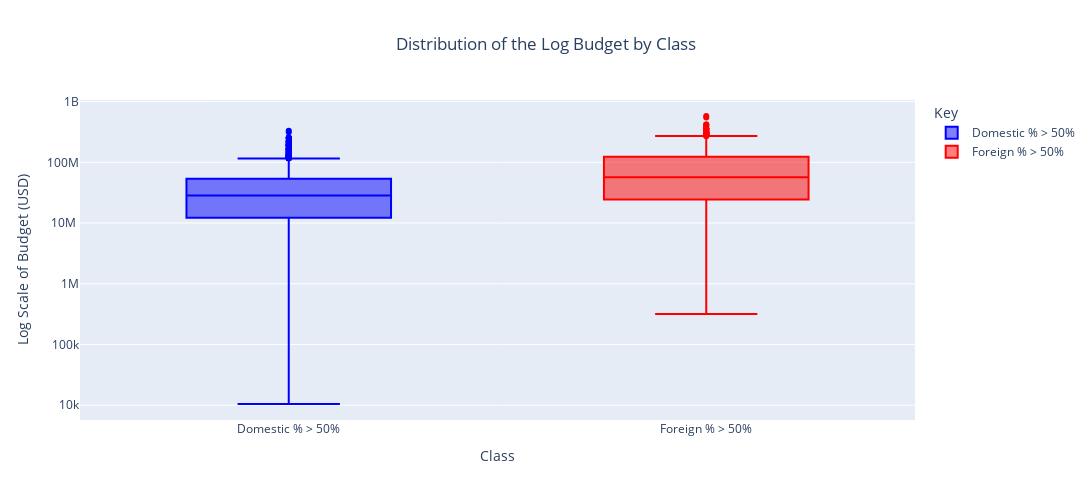

The notebook cell this image was saved under:
### Markdown cell above
### Budget

### Code cell
df_budget = df.copy(deep=True)

df_budget['Foreign_higher'] = df.copy(deep=True)['Foreign_higher'].replace({
    0: "Domestic % > 50%",
    1: "Foreign % > 50%"
})

fig_box_budget = create_box_plot(df, 'Budget(USD)_Inflated', 'Budget (USD)', 'the Log Budget', log= True)
fig_box_budget.show()

### Figure 1 — Plotly figure (JSON) as saved in the notebook; plotly's stock layout.template omitted (floating-point values rounded to 4 significant figures; data arrays with more than 128 entries replaced by an {"elided": "..."} marker saying what was removed)
{"data": [{"alignmentgroup": "True", "hovertemplate": "Foreign_higher=%{x}<br>Budget(USD)_Inflated=%{y}<extra></extra>", "legendgroup": "Domestic % > 50%", "marker": {"color": "blue"}, "name": "Domestic % > 50%", "notched": false, "offsetgroup": "Domestic % > 50%", "orientation": "v", "showlegend": true, "type": "box", "x": {"elided": "1544 str values"}, "x0": " ", "xaxis": "x", "y": {"elided": "1544 float values"}, "y0": " ", "yaxis": "y"}, {"alignmentgroup": "True", "hovertemplate": "Foreign_higher=%{x}<br>Budget(USD)_Inflated=%{y}<extra></extra>", "legendgroup": "Foreign % > 50%", "marker": {"color": "red"}, "name": "Foreign % > 50%", "notched": false, "offsetgroup": "Foreign % > 50%", "orientation": "v", "showlegend": true, "type": "box", "x": {"elided": "1145 str values"}, "x0": " ", "xaxis": "x", "y": {"elided": "1145 float values"}, "y0": " ", "yaxis": "y"}], "layout": {"boxmode": "overlay", "height": 500, "legend": {"title": {"text": "Key"}, "tracegroupgap": 0}, "title": {"text": "Distribution of the Log Budget by Class", "x": 0.5, "xanchor": "center"}, "width": 1100, "xaxis": {"anchor": "y", "categoryarray": ["Domestic % > 50%", "Foreign % > 50%"], "categoryorder": "array", "domain": [0, 1], "title": {"text": "Class"}}, "yaxis": {"anchor": "x", "domain": [0, 1], "ticktext": ["10", "100", "1k", "10k", "100k", "1M", "10M ", "100M", "1B"], "tickvals": [10, 100, 1000, 10000, 100000, 1000000, 10000000, 100000000, 1000000000], "title": {"text": "Log Scale of Budget (USD)"}, "type": "log"}}}
